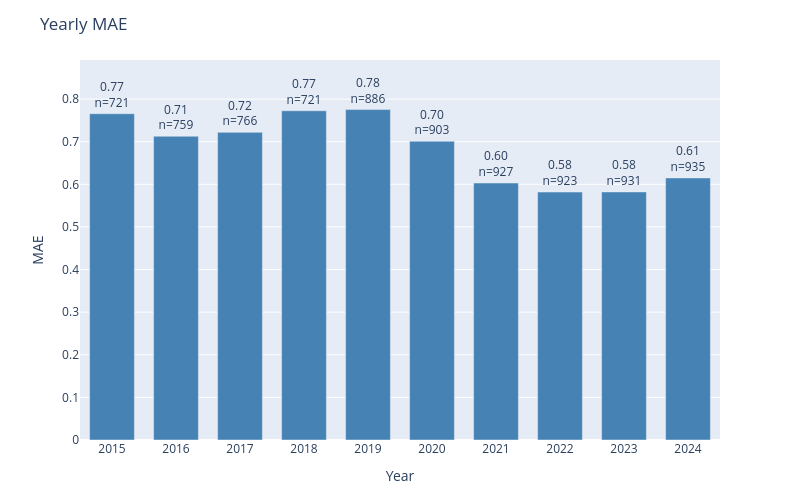

The notebook cell this image was saved under:
### Code cell
plot_error_by_group(
    df=results_test,
    y_true_col='actual',
    y_pred_col='prediction',
    date_col='dt_temp',
    group_by='year',
    metric='mae',
    title='Yearly MAE'
)

### Figure 1 — Plotly figure (JSON) as saved in the notebook; plotly's stock layout.template omitted (floating-point values rounded to 4 significant figures)
{"data": [{"marker": {"color": "steelblue"}, "text": ["0.77<br>n=721", "0.71<br>n=759", "0.72<br>n=766", "0.77<br>n=721", "0.78<br>n=886", "0.70<br>n=903", "0.60<br>n=927", "0.58<br>n=923", "0.58<br>n=931", "0.61<br>n=935"], "textposition": "outside", "type": "bar", "x": ["2015", "2016", "2017", "2018", "2019", "2020", "2021", "2022", "2023", "2024"], "y": [0.7656, 0.7128, 0.7219, 0.7725, 0.7754, 0.701, 0.603, 0.5818, 0.5822, 0.615]}], "layout": {"bargap": 0.3, "height": 500, "margin": {"b": 60, "t": 60}, "title": {"text": "Yearly MAE"}, "uniformtext": {"minsize": 8, "mode": "hide"}, "width": 800, "xaxis": {"title": {"text": "Year"}}, "yaxis": {"range": [0, 0.8917], "title": {"text": "MAE"}}}}
